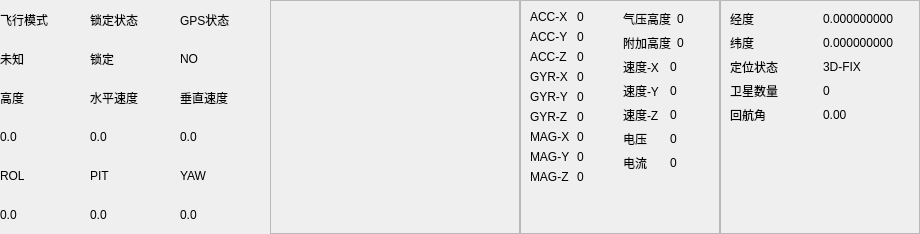
         <widget class="QWidget" name="page1_1">
          <layout class="QHBoxLayout" name="horizontalLayout_55">
           <property name="spacing">
            <number>0</number>
           </property>
           <property name="leftMargin">
            <number>0</number>
           </property>
           <property name="topMargin">
            <number>0</number>
           </property>
           <property name="rightMargin">
            <number>0</number>
           </property>
           <property name="bottomMargin">
            <number>0</number>
           </property>
           <item>
            <widget class="QWidget" name="widget_5" native="true">
             <layout class="QVBoxLayout" name="verticalLayout_17">
              <property name="spacing">
               <number>0</number>
              </property>
              <property name="leftMargin">
               <number>0</number>
              </property>
              <property name="topMargin">
               <number>0</number>
              </property>
              <property name="rightMargin">
               <number>0</number>
              </property>
              <property name="bottomMargin">
               <number>0</number>
              </property>
              <item>
               <widget class="QWidget" name="widget_3" native="true">
                <widget class="GaugePlane" name="widget_plane" native="true">
                 <property name="geometry">
                  <rect>
                   <x>700</x>
                   <y>0</y>
                   <width>281</width>
                   <height>251</height>
                  </rect>
                 </property>
                </widget>
                <widget class="QWidget" name="widget_7" native="true">
                 <property name="geometry">
                  <rect>
                   <x>30</x>
                   <y>10</y>
                   <width>291</width>
                   <height>271</height>
                  </rect>
                 </property>
                 <layout class="QGridLayout" name="gridLayout_9">
                  <item row="2" column="2">
                   <widget class="ProgressBarWater" name="stateMotor1" native="true"/>
                  </item>
                  <item row="0" column="2">
                   <widget class="ProgressBarWater" name="stateMotor2" native="true"/>
                  </item>
                  <item row="0" column="0">
                   <widget class="ProgressBarWater" name="stateMotor3" native="true"/>
                  </item>
                  <item row="2" column="0">
                   <widget class="ProgressBarWater" name="stateMotor4" native="true"/>
                  </item>
                  <item row="1" column="2">
                   <widget class="ProgressBarWater" name="stateMotor5" native="true"/>
                  </item>
                  <item row="0" column="1">
                   <widget class="ProgressBarWater" name="stateMotor6" native="true"/>
                  </item>
                  <item row="2" column="1">
                   <widget class="ProgressBarWater" name="stateMotor8" native="true"/>
                  </item>
                  <item row="1" column="0">
                   <widget class="ProgressBarWater" name="stateMotor7" native="true"/>
                  </item>
                 </layout>
                </widget>
               </widget>
              </item>
              <item>
               <widget class="QWidget" name="widget_9" native="true">
                <property name="maximumSize">
                 <size>
                  <width>16777215</width>
                  <height>300</height>
                 </size>
                </property>
                <layout class="QHBoxLayout" name="horizontalLayout_57">
                 <property name="spacing">
                  <number>0</number>
                 </property>
                 <property name="leftMargin">
                  <number>0</number>
                 </property>
                 <property name="topMargin">
                  <number>0</number>
                 </property>
                 <property name="rightMargin">
                  <number>0</number>
                 </property>
                 <property name="bottomMargin">
                  <number>0</number>
                 </property>
                 <item>
                  <widget class="QFrame" name="frame_plane">
                   <property name="minimumSize">
                    <size>
                     <width>270</width>
                     <height>0</height>
                    </size>
                   </property>
                   <property name="maximumSize">
                    <size>
                     <width>16777215</width>
                     <height>16777215</height>
                    </size>
                   </property>
                   <layout class="QGridLayout" name="gridLayout_4">
                    <property name="leftMargin">
                     <number>0</number>
                    </property>
                    <property name="topMargin">
                     <number>0</number>
                    </property>
                    <property name="rightMargin">
                     <number>0</number>
                    </property>
                    <property name="bottomMargin">
                     <number>0</number>
                    </property>
                    <property name="spacing">
                     <number>0</number>
                    </property>
                    <item row="0" column="1">
                     <widget class="QLabel" name="label_37">
                      <property name="text">
                       <string>锁定状态</string>
                      </property>
                     </widget>
                    </item>
                    <item row="0" column="0">
                     <widget class="QLabel" name="label_3">
                      <property name="text">
                       <string>飞行模式</string>
                      </property>
                     </widget>
                    </item>
                    <item row="1" column="0">
                     <widget class="QLabel" name="flymodeLabel">
                      <property name="text">
                       <string>未知</string>
                      </property>
                     </widget>
                    </item>
                    <item row="0" column="2">
                     <widget class="QLabel" name="label_41">
                      <property name="text">
                       <string>GPS状态</string>
                      </property>
                     </widget>
                    </item>
                    <item row="2" column="1">
                     <widget class="QLabel" name="label_45">
                      <property name="text">
                       <string>水平速度</string>
                      </property>
                     </widget>
                    </item>
                    <item row="3" column="1">
                     <widget class="QLabel" name="horizontalspeedLabel">
                      <property name="text">
                       <string>0.0</string>
                      </property>
                     </widget>
                    </item>
                    <item row="5" column="0">
                     <widget class="QLabel" name="rolLabel">
                      <property name="text">
                       <string>0.0</string>
                      </property>
                     </widget>
                    </item>
                    <item row="2" column="2">
                     <widget class="QLabel" name="label_47">
                      <property name="text">
                       <string>垂直速度</string>
                      </property>
                     </widget>
                    </item>
                    <item row="4" column="2">
                     <widget class="QLabel" name="label_51">
                      <property name="text">
                       <string>YAW</string>
                      </property>
                     </widget>
                    </item>
                    <item row="3" column="0">
                     <widget class="QLabel" name="heightLabel">
                      <property name="text">
                       <string>0.0</string>
                      </property>
                     </widget>
                    </item>
                    <item row="4" column="0">
                     <widget class="QLabel" name="label_49">
                      <property name="text">
                       <string>ROL</string>
                      </property>
                     </widget>
                    </item>
                    <item row="1" column="2">
                     <widget class="QLabel" name="gpsLabel">
                      <property name="text">
                       <string>NO</string>
                      </property>
                     </widget>
                    </item>
                    <item row="4" column="1">
                     <widget class="QLabel" name="label_50">
                      <property name="text">
                       <string>PIT</string>
                      </property>
                     </widget>
                    </item>
                    <item row="1" column="1">
                     <widget class="QLabel" name="lockLabel">
                      <property name="text">
                       <string>锁定</string>
                      </property>
                     </widget>
                    </item>
                    <item row="2" column="0">
                     <widget class="QLabel" name="label_43">
                      <property name="text">
                       <string>高度</string>
                      </property>
                     </widget>
                    </item>
                    <item row="3" column="2">
                     <widget class="QLabel" name="verticalspeedLabel">
                      <property name="text">
                       <string>0.0</string>
                      </property>
                     </widget>
                    </item>
                    <item row="5" column="1">
                     <widget class="QLabel" name="pitLabel">
                      <property name="text">
                       <string>0.0</string>
                      </property>
                     </widget>
                    </item>
                    <item row="5" column="2">
                     <widget class="QLabel" name="yawLabel">
                      <property name="text">
                       <string>0.0</string>
                      </property>
                     </widget>
                    </item>
                   </layout>
                  </widget>
                 </item>
                 <item>
                  <widget class="QFrame" name="frame_remote">
                   <property name="minimumSize">
                    <size>
                     <width>250</width>
                     <height>0</height>
                    </size>
                   </property>
                   <property name="maximumSize">
                    <size>
                     <width>350</width>
                     <height>16777215</height>
                    </size>
                   </property>
                   <property name="frameShape">
                    <enum>QFrame::StyledPanel</enum>
                   </property>
                   <property name="frameShadow">
                    <enum>QFrame::Raised</enum>
                   </property>
                   <layout class="QVBoxLayout" name="verticalLayout_20">
                    <property name="spacing">
                     <number>0</number>
                    </property>
                    <property name="leftMargin">
                     <number>0</number>
                    </property>
                    <property name="topMargin">
                     <number>0</number>
                    </property>
                    <property name="rightMargin">
                     <number>0</number>
                    </property>
                    <property name="bottomMargin">
                     <number>0</number>
                    </property>
                    <item>
                     <widget class="ProgressBarColor" name="widget_remote_thr" native="true"/>
                    </item>
                    <item>
                     <widget class="ProgressBarColor" name="widget_remote_yaw" native="true"/>
                    </item>
                    <item>
                     <widget class="ProgressBarColor" name="widget_remote_rol" native="true"/>
                    </item>
                    <item>
                     <widget class="ProgressBarColor" name="widget_remote_pit" native="true"/>
                    </item>
                    <item>
                     <widget class="ProgressBarColor" name="widget_remote_aux1" native="true"/>
                    </item>
                    <item>
                     <widget class="ProgressBarColor" name="widget_remote_aux2" native="true"/>
                    </item>
                    <item>
                     <widget class="ProgressBarColor" name="widget_remote_aux3" native="true"/>
                    </item>
                    <item>
                     <widget class="ProgressBarColor" name="widget_remote_aux4" native="true"/>
                    </item>
                    <item>
                     <widget class="ProgressBarColor" name="widget_remote_aux5" native="true"/>
                    </item>
                    <item>
                     <widget class="ProgressBarColor" name="widget_remote_aux6" native="true"/>
                    </item>
                   </layout>
                  </widget>
                 </item>
                 <item>
                  <widget class="QFrame" name="frame_mpu">
                   <property name="minimumSize">
                    <size>
                     <width>200</width>
                     <height>0</height>
                    </size>
                   </property>
                   <property name="maximumSize">
                    <size>
                     <width>200</width>
                     <height>16777215</height>
                    </size>
                   </property>
                   <property name="frameShape">
                    <enum>QFrame::StyledPanel</enum>
                   </property>
                   <property name="frameShadow">
                    <enum>QFrame::Raised</enum>
                   </property>
                   <layout class="QHBoxLayout" name="horizontalLayout_56">
                    <item>
                     <layout class="QVBoxLayout" name="verticalLayout_18">
                      <item>
                       <layout class="QHBoxLayout" name="horizontalLayout_28">
                        <item>
                         <widget class="QLabel" name="label_22">
                          <property name="text">
                           <string>ACC-X</string>
                          </property>
                         </widget>
                        </item>
                        <item>
                         <widget class="QLabel" name="accxValueLabel">
                          <property name="text">
                           <string>0</string>
                          </property>
                         </widget>
                        </item>
                       </layout>
                      </item>
                      <item>
                       <layout class="QHBoxLayout" name="horizontalLayout_39">
                        <item>
                         <widget class="QLabel" name="label_24">
                          <property name="text">
                           <string>ACC-Y</string>
                          </property>
                         </widget>
                        </item>
                        <item>
                         <widget class="QLabel" name="accyValueLabel">
                          <property name="text">
                           <string>0</string>
                          </property>
                         </widget>
                        </item>
                       </layout>
                      </item>
                      <item>
                       <layout class="QHBoxLayout" name="horizontalLayout_40">
                        <item>
                         <widget class="QLabel" name="label_26">
                          <property name="text">
                           <string>ACC-Z</string>
                          </property>
                         </widget>
                        </item>
                        <item>
                         <widget class="QLabel" name="acczValueLabel">
                          <property name="text">
                           <string>0</string>
                          </property>
                         </widget>
                        </item>
                       </layout>
                      </item>
                      <item>
                       <layout class="QHBoxLayout" name="horizontalLayout_41">
                        <item>
                         <widget class="QLabel" name="label_28">
                          <property name="text">
                           <string>GYR-X</string>
                          </property>
                         </widget>
                        </item>
                        <item>
                         <widget class="QLabel" name="gyrxValueLabel">
                          <property name="text">
                           <string>0</string>
                          </property>
                         </widget>
                        </item>
                       </layout>
                      </item>
                      <item>
                       <layout class="QHBoxLayout" name="horizontalLayout_42">
                        <item>
                         <widget class="QLabel" name="label_30">
                          <property name="text">
                           <string>GYR-Y</string>
                          </property>
                         </widget>
                        </item>
                        <item>
                         <widget class="QLabel" name="gyryValueLabel">
                          <property name="text">
                           <string>0</string>
                          </property>
                         </widget>
                        </item>
                       </layout>
                      </item>
                      <item>
                       <layout class="QHBoxLayout" name="horizontalLayout_43">
                        <item>
                         <widget class="QLabel" name="label_32">
                          <property name="text">
                           <string>GYR-Z</string>
                          </property>
                         </widget>
                        </item>
                        <item>
                         <widget class="QLabel" name="gyrzValueLabel">
                          <property name="text">
                           <string>0</string>
                          </property>
                         </widget>
                        </item>
                       </layout>
                      </item>
                      <item>
                       <layout class="QHBoxLayout" name="horizontalLayout_44">
                        <item>
                         <widget class="QLabel" name="label_34">
                          <property name="text">
                           <string>MAG-X</string>
                          </property>
                         </widget>
                        </item>
                        <item>
                         <widget class="QLabel" name="magxValueLabel">
                          <property name="text">
                           <string>0</string>
                          </property>
                         </widget>
                        </item>
                       </layout>
                      </item>
                      <item>
                       <layout class="QHBoxLayout" name="horizontalLayout_45">
                        <item>
                         <widget class="QLabel" name="label_36">
                          <property name="text">
                           <string>MAG-Y</string>
                          </property>
                         </widget>
                        </item>
                        <item>
                         <widget class="QLabel" name="magyValueLabel">
                          <property name="text">
                           <string>0</string>
                          </property>
                         </widget>
                        </item>
                       </layout>
                      </item>
                      <item>
                       <layout class="QHBoxLayout" name="horizontalLayout_46">
                        <item>
                         <widget class="QLabel" name="label_38">
                          <property name="text">
                           <string>MAG-Z</string>
                          </property>
                         </widget>
                        </item>
                        <item>
                         <widget class="QLabel" name="magzValueLabel">
                          <property name="text">
                           <string>0</string>
                          </property>
                         </widget>
                        </item>
                       </layout>
                      </item>
                      <item>
                       <spacer name="verticalSpacer_9">
                        <property name="orientation">
                         <enum>Qt::Vertical</enum>
                        </property>
                        <property name="sizeHint" stdset="0">
                         <size>
                          <width>20</width>
                          <height>40</height>
                         </size>
                        </property>
                       </spacer>
                      </item>
                     </layout>
                    </item>
                    <item>
                     <layout class="QVBoxLayout" name="verticalLayout_19">
                      <item>
                       <layout class="QHBoxLayout" name="horizontalLayout_53">
                        <item>
                         <widget class="QLabel" name="label_23">
                          <property name="text">
                           <string>气压高度</string>
                          </property>
                         </widget>
                        </item>
                        <item>
                         <widget class="QLabel" name="altValueLabel">
                          <property name="text">
                           <string>0</string>
                          </property>
                         </widget>
                        </item>
                       </layout>
                      </item>
                      <item>
                       <layout class="QHBoxLayout" name="horizontalLayout_51">
                        <item>
                         <widget class="QLabel" name="label_25">
                          <property name="text">
                           <string>附加高度</string>
                          </property>
                         </widget>
                        </item>
                        <item>
                         <widget class="QLabel" name="altAdditionValueLabel">
                          <property name="text">
                           <string>0</string>
                          </property>
                         </widget>
                        </item>
                       </layout>
                      </item>
                      <item>
                       <layout class="QHBoxLayout" name="horizontalLayout_52">
                        <item>
                         <widget class="QLabel" name="label_27">
                          <property name="text">
                           <string>速度-X</string>
                          </property>
                         </widget>
                        </item>
                        <item>
                         <widget class="QLabel" name="speedxValueLabel">
                          <property name="text">
                           <string>0</string>
                          </property>
                         </widget>
                        </item>
                       </layout>
                      </item>
                      <item>
                       <layout class="QHBoxLayout" name="horizontalLayout_47">
                        <item>
                         <widget class="QLabel" name="label_29">
                          <property name="text">
                           <string>速度-Y</string>
                          </property>
                         </widget>
                        </item>
                        <item>
                         <widget class="QLabel" name="speedyValueLabel">
                          <property name="text">
                           <string>0</string>
                          </property>
                         </widget>
                        </item>
                       </layout>
                      </item>
                      <item>
                       <layout class="QHBoxLayout" name="horizontalLayout_49">
                        <item>
                         <widget class="QLabel" name="label_31">
                          <property name="text">
                           <string>速度-Z</string>
                          </property>
                         </widget>
                        </item>
                        <item>
                         <widget class="QLabel" name="speedzValueLabel">
                          <property name="text">
                           <string>0</string>
                          </property>
                         </widget>
                        </item>
                       </layout>
                      </item>
                      <item>
                       <layout class="QHBoxLayout" name="horizontalLayout_50">
                        <item>
                         <widget class="QLabel" name="label_33">
                          <property name="text">
                           <string>电压</string>
                          </property>
                         </widget>
                        </item>
                        <item>
                         <widget class="QLabel" name="voltageValueLabel">
                          <property name="text">
                           <string>0</string>
                          </property>
                         </widget>
                        </item>
                       </layout>
                      </item>
                      <item>
                       <layout class="QHBoxLayout" name="horizontalLayout_48">
                        <item>
                         <widget class="QLabel" name="label_35">
                          <property name="text">
                           <string>电流</string>
                          </property>
                         </widget>
                        </item>
                        <item>
                         <widget class="QLabel" name="currentValueLabel">
                          <property name="text">
                           <string>0</string>
                          </property>
                         </widget>
                        </item>
                       </layout>
                      </item>
                      <item>
                       <spacer name="verticalSpacer_8">
                        <property name="orientation">
                         <enum>Qt::Vertical</enum>
                        </property>
                        <property name="sizeHint" stdset="0">
                         <size>
                          <width>20</width>
                          <height>40</height>
                         </size>
                        </property>
                       </spacer>
                      </item>
                     </layout>
                    </item>
                   </layout>
                  </widget>
                 </item>
                 <item>
                  <widget class="QFrame" name="frame_gps">
                   <property name="minimumSize">
                    <size>
                     <width>200</width>
                     <height>0</height>
                    </size>
                   </property>
                   <property name="maximumSize">
                    <size>
                     <width>200</width>
                     <height>16777215</height>
                    </size>
                   </property>
                   <property name="frameShape">
                    <enum>QFrame::StyledPanel</enum>
                   </property>
                   <property name="frameShadow">
                    <enum>QFrame::Raised</enum>
                   </property>
                   <layout class="QVBoxLayout" name="verticalLayout_22">
                    <item>
                     <layout class="QHBoxLayout" name="horizontalLayout_58">
                      <item>
                       <widget class="QLabel" name="label_39">
                        <property name="text">
                         <string>经度</string>
                        </property>
                       </widget>
                      </item>
                      <item>
                       <widget class="QLabel" name="gpsLongitudeLabel">
                        <property name="text">
                         <string>0.000000000</string>
                        </property>
                       </widget>
                      </item>
                     </layout>
                    </item>
                    <item>
                     <layout class="QHBoxLayout" name="horizontalLayout_59">
                      <item>
                       <widget class="QLabel" name="label_40">
                        <property name="text">
                         <string>纬度</string>
                        </property>
                       </widget>
                      </item>
                      <item>
                       <widget class="QLabel" name="gpsLatitudeLabel">
                        <property name="text">
                         <string>0.000000000</string>
                        </property>
                       </widget>
                      </item>
                     </layout>
                    </item>
                    <item>
                     <layout class="QHBoxLayout" name="horizontalLayout_60">
                      <item>
                       <widget class="QLabel" name="label_44">
                        <property name="text">
                         <string>定位状态</string>
                        </property>
                       </widget>
                      </item>
                      <item>
                       <widget class="QLabel" name="gpsStateLabel">
                        <property name="text">
                         <string>3D-FIX</string>
                        </property>
                       </widget>
                      </item>
                     </layout>
                    </item>
                    <item>
                     <layout class="QHBoxLayout" name="horizontalLayout_61">
                      <item>
                       <widget class="QLabel" name="label_48">
                        <property name="text">
                         <string>卫星数量</string>
                        </property>
                       </widget>
                      </item>
                      <item>
                       <widget class="QLabel" name="gpsGPSNumLabel">
                        <property name="text">
                         <string>0</string>
                        </property>
                       </widget>
                      </item>
                     </layout>
                    </item>
                    <item>
                     <layout class="QHBoxLayout" name="horizontalLayout_62">
                      <item>
                       <widget class="QLabel" name="label_53">
                        <property name="text">
                         <string>回航角</string>
                        </property>
                       </widget>
                      </item>
                      <item>
                       <widget class="QLabel" name="gpsAngleLabel">
                        <property name="text">
                         <string>0.00</string>
                        </property>
                       </widget>
                      </item>
                     </layout>
                    </item>
                    <item>
                     <spacer name="verticalSpacer_12">
                      <property name="orientation">
                       <enum>Qt::Vertical</enum>
                      </property>
                      <property name="sizeHint" stdset="0">
                       <size>
                        <width>20</width>
                        <height>40</height>
                       </size>
                      </property>
                     </spacer>
                    </item>
                   </layout>
                  </widget>
                 </item>
                </layout>
               </widget>
              </item>
             </layout>
            </widget>
           </item>
          </layout>
         </widget>
